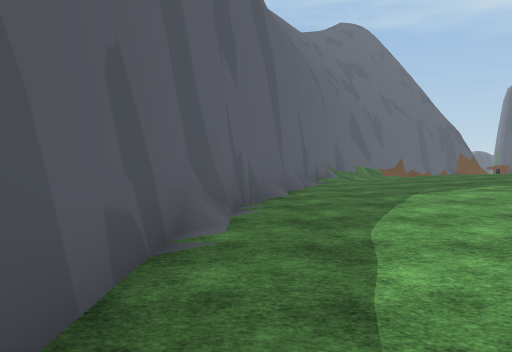
view 1 (above)

22 first-person views from a walk through a Unity game level. The camera is 1.4 m above the floor, tilts 2° down and sees 70° across. The floor is counted in squares, 2 m on a side. Each view is taken from the middle of a square. On the plan, view 1 faces up. The plan holds only what a view shows up to about 11 squares ahead; the rest is blank. The place goes on beyond the plan. The player is left out. Some surface patterns are stand-ins.

view 2
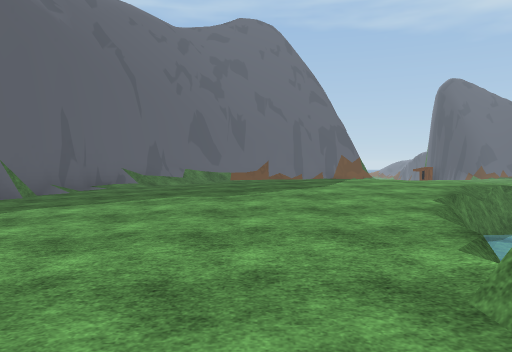

view 3
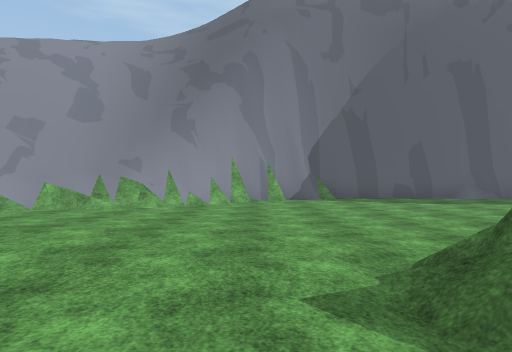

view 4
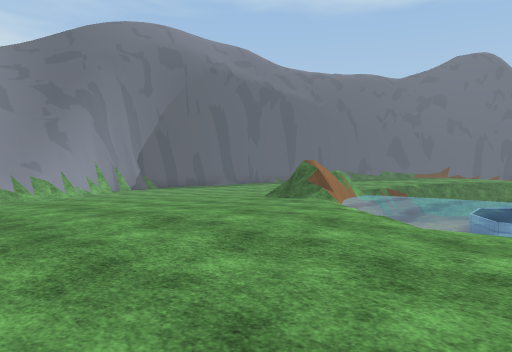

view 5
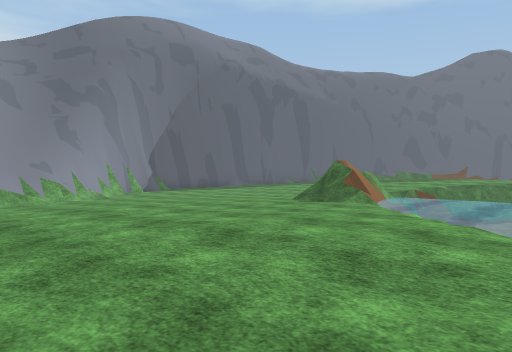

view 6
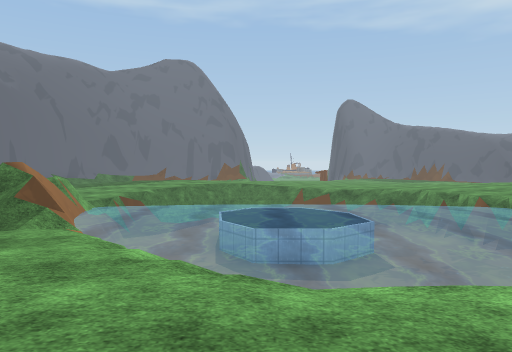

view 7
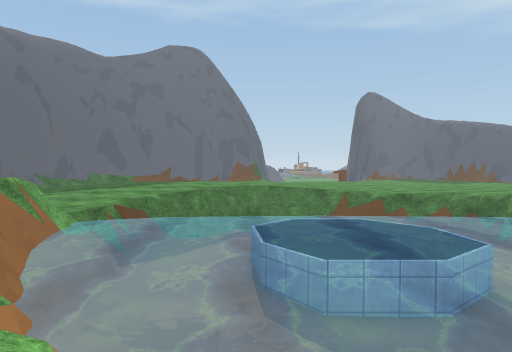

view 8
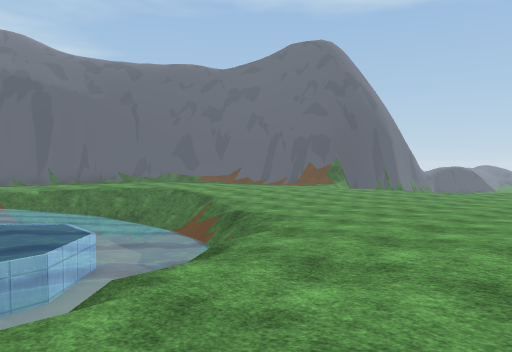

view 9
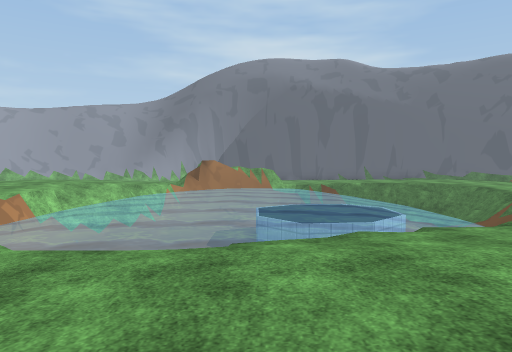

view 10
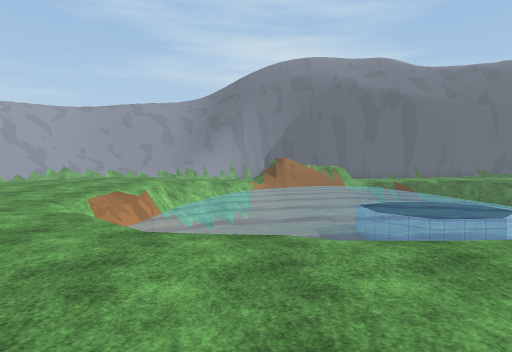

view 11
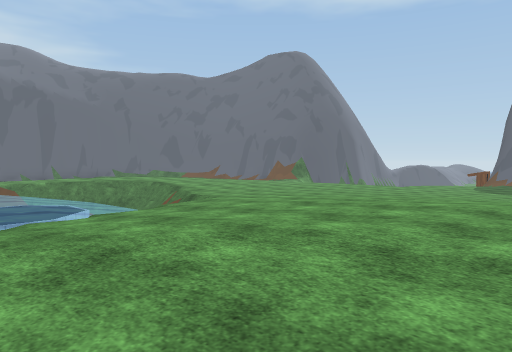

view 12
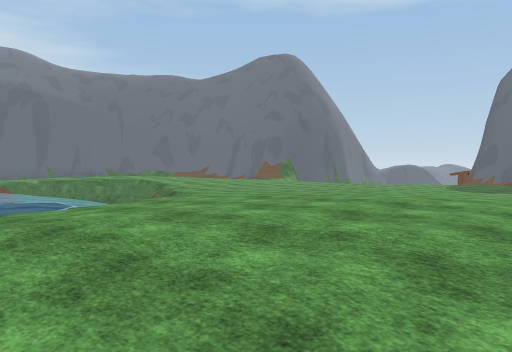

view 13
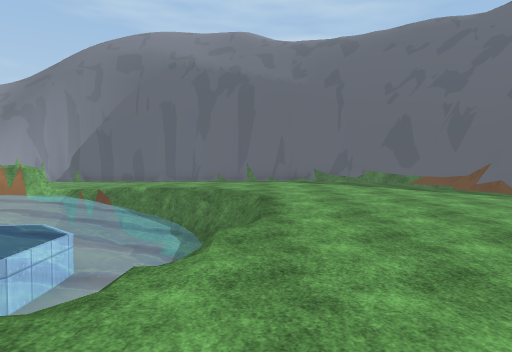

view 14
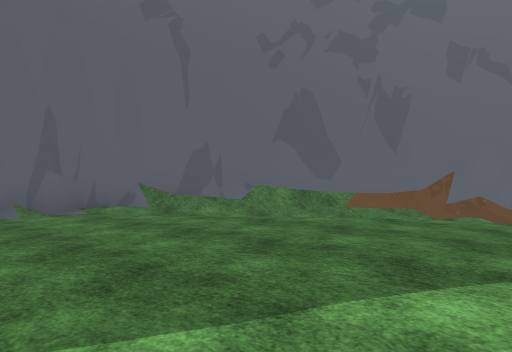

view 15
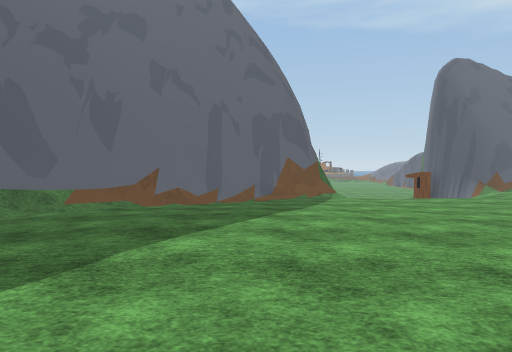

view 16
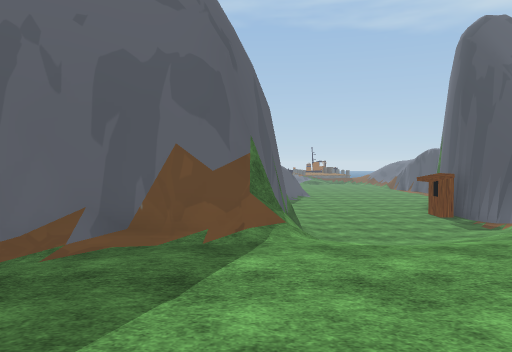

view 17
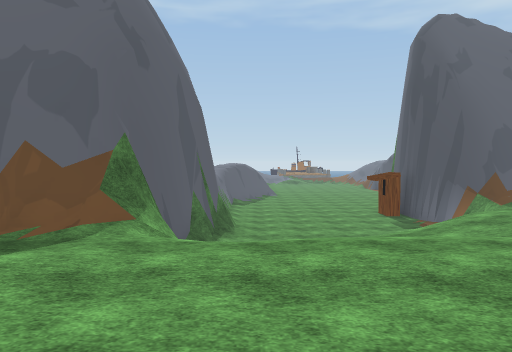

view 18
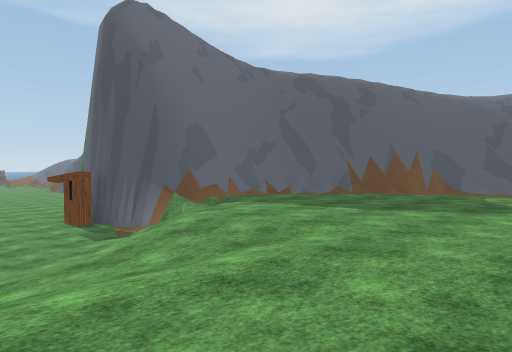

view 19
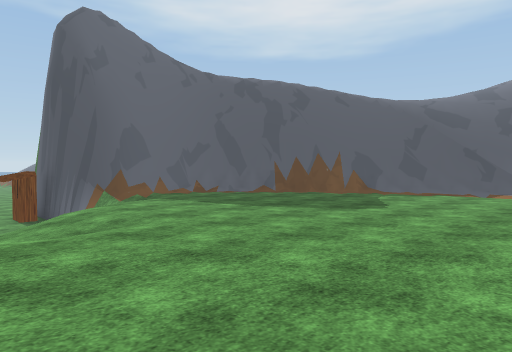

view 20
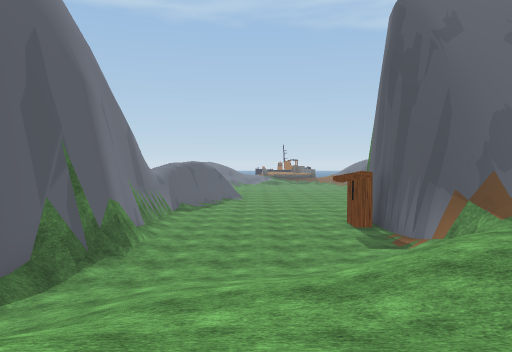

view 21
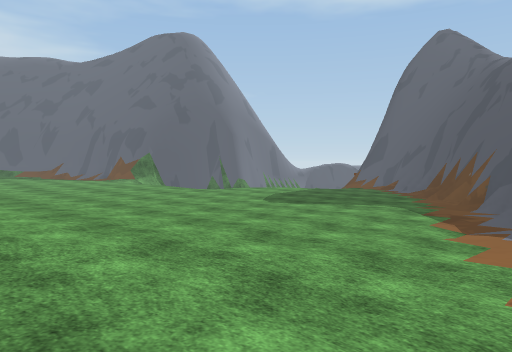

view 22
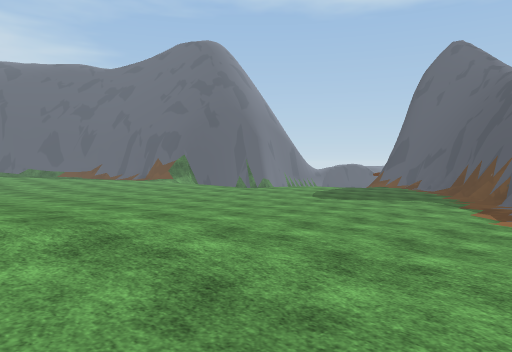

### Floor plan
Key: @ floor where view 1 was taken; # wall or solid block; x gap in a wall; . main floor; : floor 0.25 m higher than the main floor; - floor 0.25 m lower than the main floor; + floor 0.5 m higher than the main floor; _ floor 0.5 m lower than the main floor; < floor 0.75 m lower than the main floor; ( floor 1.25 m lower than the main floor; ! floor 1.5 m lower than the main floor; ? floor 2.75 m lower than the main floor; / step, stairs or slope; = window, fence, low wall or low ledge; ~ water the walk can cross; ≈ water the walk keeps out of; ^ raised ledge.
Columns run from 1 left of view 1 to 28 right of it. Each row starts with its distance up from view 1.
 26              #??????#
 25              #??????#
 24              #??????##
 23             ##????//####
 22             #/?//// ///##
 21             #///// //___##
 20             #//////______##
 19             # /////______=##
 18          ####//////_______###
 17        ###/////--/_________##
 16       ##///---------________##
 15      ##// ...-------________##
 14     ##/ //.....--------_--__
 13    ##///........------------/
 12    #///..::.....-------/..--_
 11   ##....::::....---....///..-
 10   #-....::::....--.....///...
  9  ##-....::::/=/.--.....:://..
  8  #--....:::/!~~///...:::+//..
  7  #---...::/≈≈≈≈≈≈(/..::+++
  6 ##---.....≈≈≈≈≈≈≈≈≈..::+++
  5 #__---.../≈≈≈≈≈≈≈≈≈≈./+++++
  4 #___---..≈≈≈≈^^^^≈≈≈./++++:
  3 #___----/x≈≈≈≈^^≈≈≈≈//+++::
  2 #____---##≈≈≈≈≈≈≈≈≈≈≈::::..
  1 #_____-- #≈≈≈≈≈≈≈≈≈≈≈.::
  0 #@____-- #≈≈≈≈≈≈≈≈≈≈≈...
 -1 #____--..//≈≈≈≈≈≈≈≈≈≈....
 -2 ##__---..../_≈≈≈≈≈≈≈....
 -3  ##_--....:://<≈≈≈≈≈...
 -4   #=--....:++/::///..
 -5   #=--/.:::+++++::::
 -6   #/--//:::+++++::
 -7   #// /.:::+++++:
 -8   ##       ::+::

Positions as (right, up) in squares from view 1, and headings:
1: (0, 0), facing up
2: (6, 1), facing up
3: (10, -2), facing left
4: (14, -8), facing up-left
5: (13, -8), facing up-left
6: (12, -6), facing up
7: (11, -3), facing up
8: (21, 3), facing up-left
9: (23, 2), facing left
10: (23, -1), facing left
11: (24, 2), facing up-left
12: (25, 2), facing up-left
13: (18, 9), facing left
14: (9, 8), facing up-left
15: (9, 7), facing up
16: (11, 13), facing up
17: (13, 13), facing up
18: (14, 15), facing up-right
19: (15, 13), facing up-right
20: (15, 16), facing up
21: (27, 10), facing up-left
22: (27, 8), facing up-left
